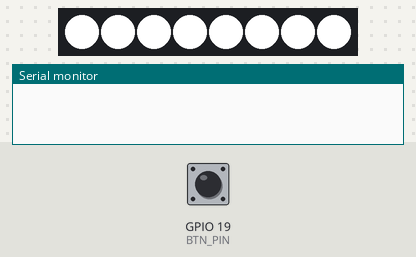
A program run on a simulated ESP32. Shown: 8 RGB LEDs in strip order, left to right, the last lines printed to the serial monitor. The inputs (shaded band) are chosen by the test bench; at power-on: GPIO 19 (BTN_PIN) HIGH. Dim RGB values are drawn brighter than linear; colours are those a GRB WS2812 strip shows for the declared byte order.

Above: at 1.2 s.
1.3 s: GPIO 19 (BTN_PIN) pulled LOW for 0.15 s
At 2.2 s:
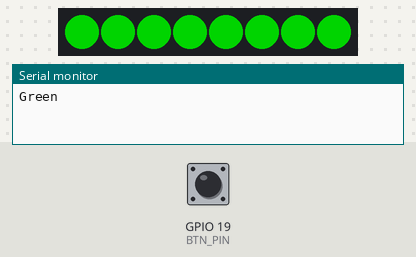
2.9 s: GPIO 19 (BTN_PIN) pulled LOW for 1 s
At 4.6 s:
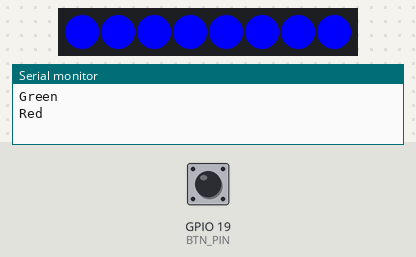
5.4 s: GPIO 19 (BTN_PIN) pulled LOW for 0.15 s
At 6.5 s:
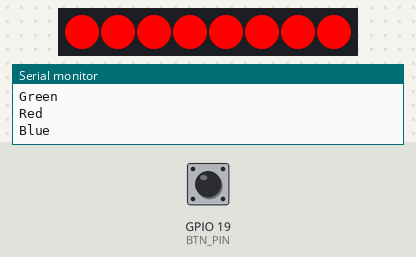
7.0 s: GPIO 19 (BTN_PIN) pulled LOW for 3.2 s
At 10.6 s:
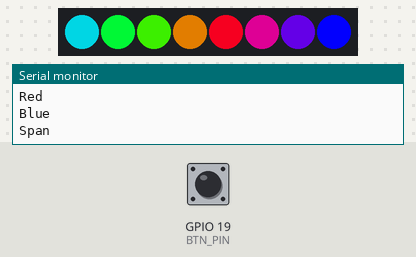
11.7 s: GPIO 19 (BTN_PIN) pulsed LOW 5 times (0.12 s each, 0.3 s apart)
At 11.97 s:
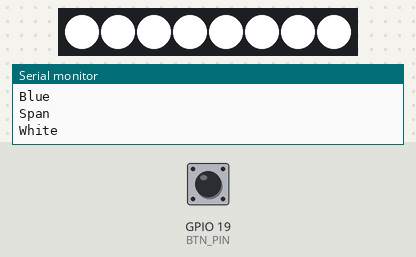
Timing chart, 0 to 14.7 s (numbered marks = the images above; inputs shaded):
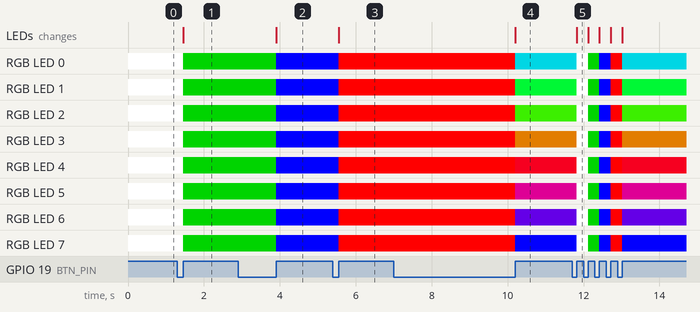

Measured:
- after the input at 1.3 s, RGB LED 0–7: RGB(255, 255, 255) → RGB(0, 128, 0) after 0.15 s; the LEDs: change after 0.15 s (image 1)
- after the input at 2.9 s, RGB LED 0–7: RGB(0, 128, 0) → RGB(0, 0, 255) after 1.0 s; the LEDs: change after 1.0 s (image 2)
- after the input at 5.4 s, RGB LED 0–7: RGB(0, 0, 255) → RGB(255, 0, 0) after 0.15 s; the LEDs: change after 0.15 s (image 3)
- after the input at 7.0 s, RGB LED 0: RGB(255, 0, 0) → RGB(0, 160, 171) after 3.2 s; RGB LED 1: RGB(255, 0, 0) → RGB(0, 231, 49) after 3.2 s; RGB LED 2: RGB(255, 0, 0) → RGB(51, 204, 0) after 3.2 s; RGB LED 3: RGB(255, 0, 0) → RGB(165, 91, 0) after 3.2 s; RGB LED 4: RGB(255, 0, 0) → RGB(226, 0, 29) after 3.2 s; the LEDs: change after 3.2 s (image 4)

The program:

main.cpp
```cpp
/*
ELEKTRON © 2022
Written by melektron
www.elektron.work
08.05.23, 14:07

Demo project of how to control a WS2812B/WS2813-based LED-Strip.
*/

#include <Arduino.h>
#include <FastLED.h>

#define DATA_PIN 14
#define BTN_PIN 19

#define NUM_LEDS 8


CRGB leds[NUM_LEDS];


void awaitButton()
{
    while (digitalRead(BTN_PIN));
    delay(100);
    while (!digitalRead(BTN_PIN));
}

void setAll(const CRGB &_color)
{
    for (int i = 0; i < NUM_LEDS; i++)
        leds[i] = _color;

    FastLED.show();
}

void colorSpan()
{
    for (int i = 0; i < NUM_LEDS; i++)
        leds[i] = CHSV(map(i, 0, NUM_LEDS - 1, 60, 255), 255, 255);

    FastLED.show();
}


void setup()
{
    Serial.begin(115200);

    pinMode(BTN_PIN, INPUT_PULLUP);

    FastLED.addLeds<WS2813, DATA_PIN, GBR>(leds, NUM_LEDS);

    // global brightness scaling
    FastLED.setBrightness(255);

    // set default color
    setAll(CRGB::White);
}


void loop()
{
    awaitButton();
    setAll(CRGB::Green);
    Serial.println("Green");

    awaitButton();
    setAll(CRGB::Red);
    Serial.println("Red");

    awaitButton();
    setAll(CRGB::Blue);
    Serial.println("Blue");

    awaitButton();
    colorSpan();
    Serial.println("Span");

    awaitButton();
    setAll(CRGB::White);
    Serial.println("White");
}
```
